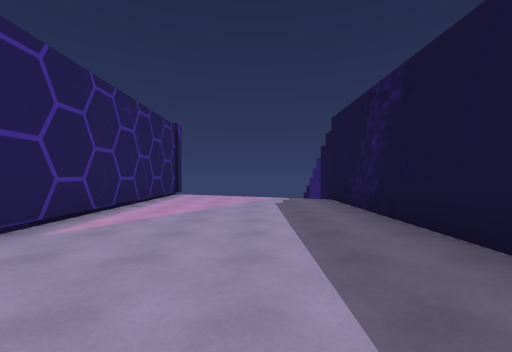
view 1 (above)

15 first-person views from a walk through a Unity game level. The camera is 1.5 m above the floor, looks level and sees 90° across. The floor is counted in squares, 2 m on a side. Each view is taken from the middle of a square. On the plan, view 1 faces up. The plan holds only what a view shows up to about 9 squares ahead; the rest is blank. The place goes on beyond the plan.

view 2
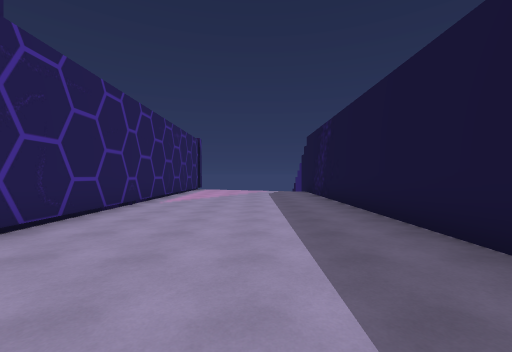

view 3
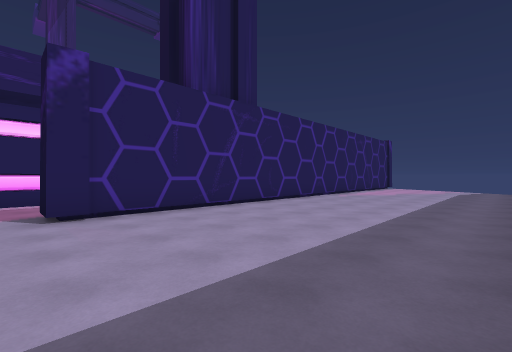

view 4
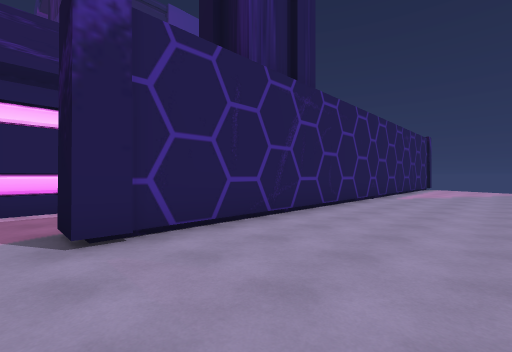

view 5
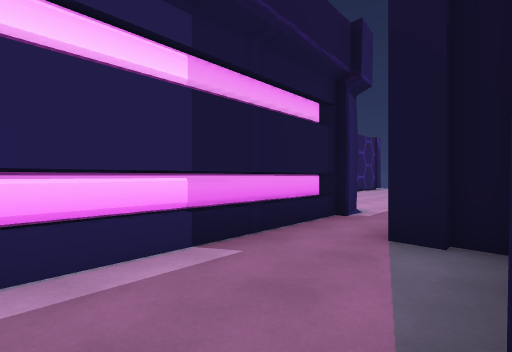

view 6
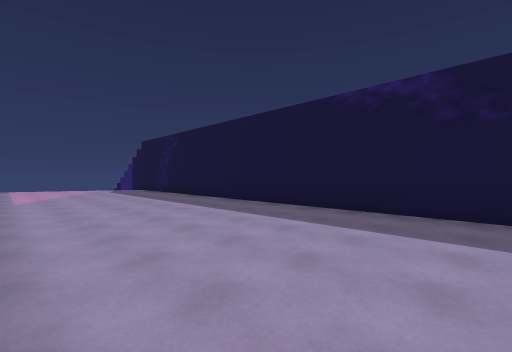

view 7
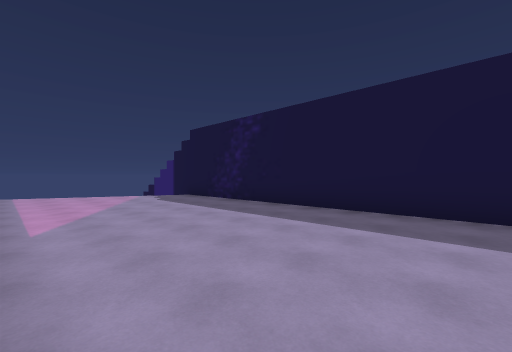

view 8
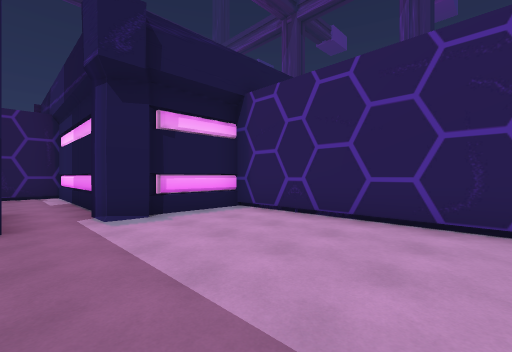

view 9
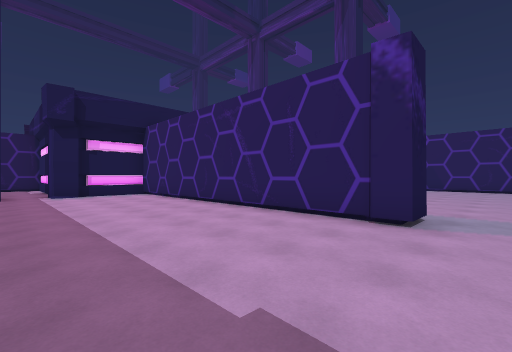

view 10
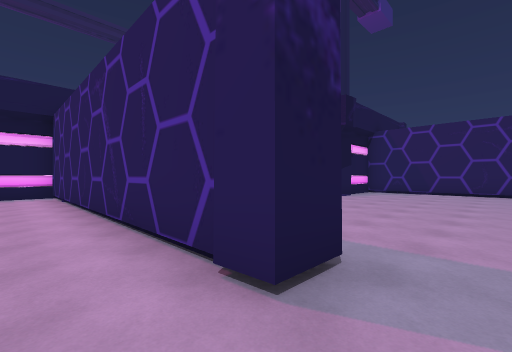

view 11
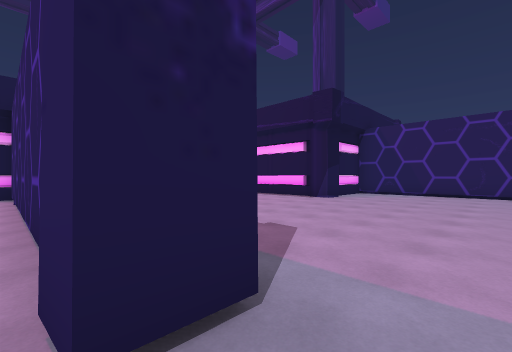

view 12
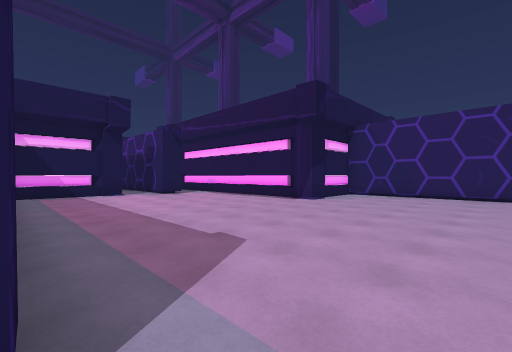

view 13
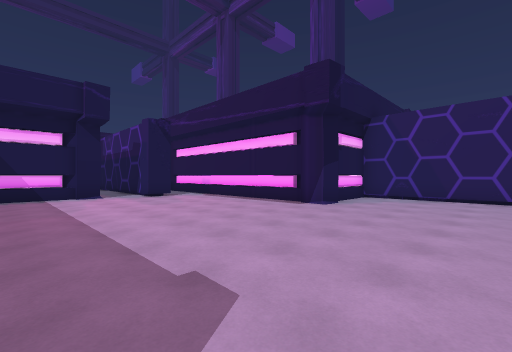

view 14
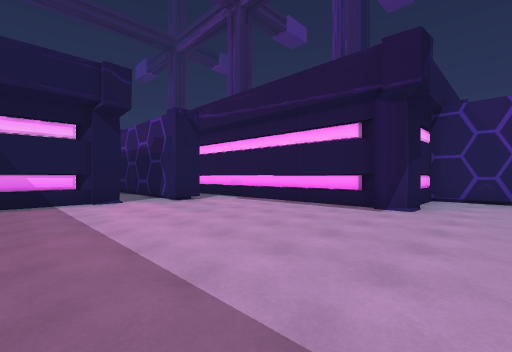

view 15
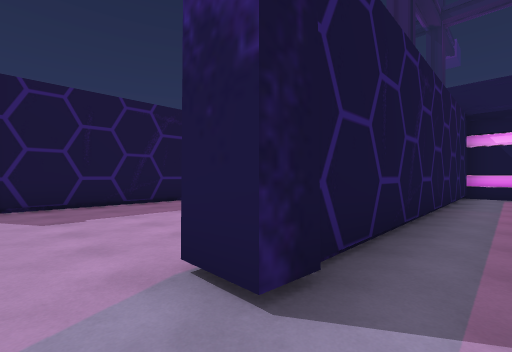

### Floor plan
Points are (right, up) in squares from view 1. A wall is a line through its corners. A room is listed if a view was taken in it or the views show most of it. See-through windows are left out.
Room 1 (views 1, 2, 3, 4, 6, 7)
walls: (2.4, -6) (2.4, 9); (-3.2, 9) (-3.2, -5.5)
ways out: opening at (-4, -6) to room 2; gap at (-3, 11)
Room 2 (view 5)
walls: (-4.4, -2.8) (-5.1, -2.8); (-3.2, -5.5) (-4, -5.5); (-6.4, -1.4) (-6.6, -1.9); (-6.4, -1.4) (-6.4, -6.7) (-5, -6.7); (-6.3, -0.8) (-6.2, -1.4)
ways out: opening at (-4, -6) to room 1; opening at (-6, 0) to room 3
Room 3 (views 8, 9, 10, 11)
walls: (-3.9, 6) (-3.9, 10); (-9.3, 9) (-9.3, -0.9) (-7, -0.9); (-7.1, -0.7) (-6.3, -0.8)
ways out: opening at (-6, 0) to room 2; opening at (-10, 9.5) to room 4
Room 4 (views 12, 13, 14, 15)
walls: (-15.6, -0.2) (-14.8, -0.2) (-14.8, -2); (-17.3, 4.8) (-17.5, 4.3); (-17.3, 4.8) (-17.3, 0.5); (-13.5, -0.8) (-12.6, -0.7); (-17.9, 5.5) (-17.1, 5.4) (-17, 4.8); (-12.8, -0.9) (-12.4, -1.1); (-12.8, -0.9) (-9.9, -0.9) (-9.9, 9) (-9.3, 9); (-20.1, 10) (-20.1, 5.3) (-18.1, 5.3)
ways out: opening at (-10, 9.5) to room 3

Positions as (right, up) in squares from view 1, and headings:
1: (0, 0), facing up
2: (0, -4), facing up
3: (2, -6), facing up-left
4: (0, -6), facing up-left
5: (-4, -6), facing up-left
6: (-3, -6), facing up-right
7: (-3, -1), facing up-right
8: (-5, 4), facing down-left
9: (-5, 10), facing down-left
10: (-8, 10), facing down-left
11: (-9, 10), facing down-left
12: (-10, 10), facing down-left
13: (-11, 9), facing down-left
14: (-11, 7), facing down-left
15: (-11, 10), facing down-right
